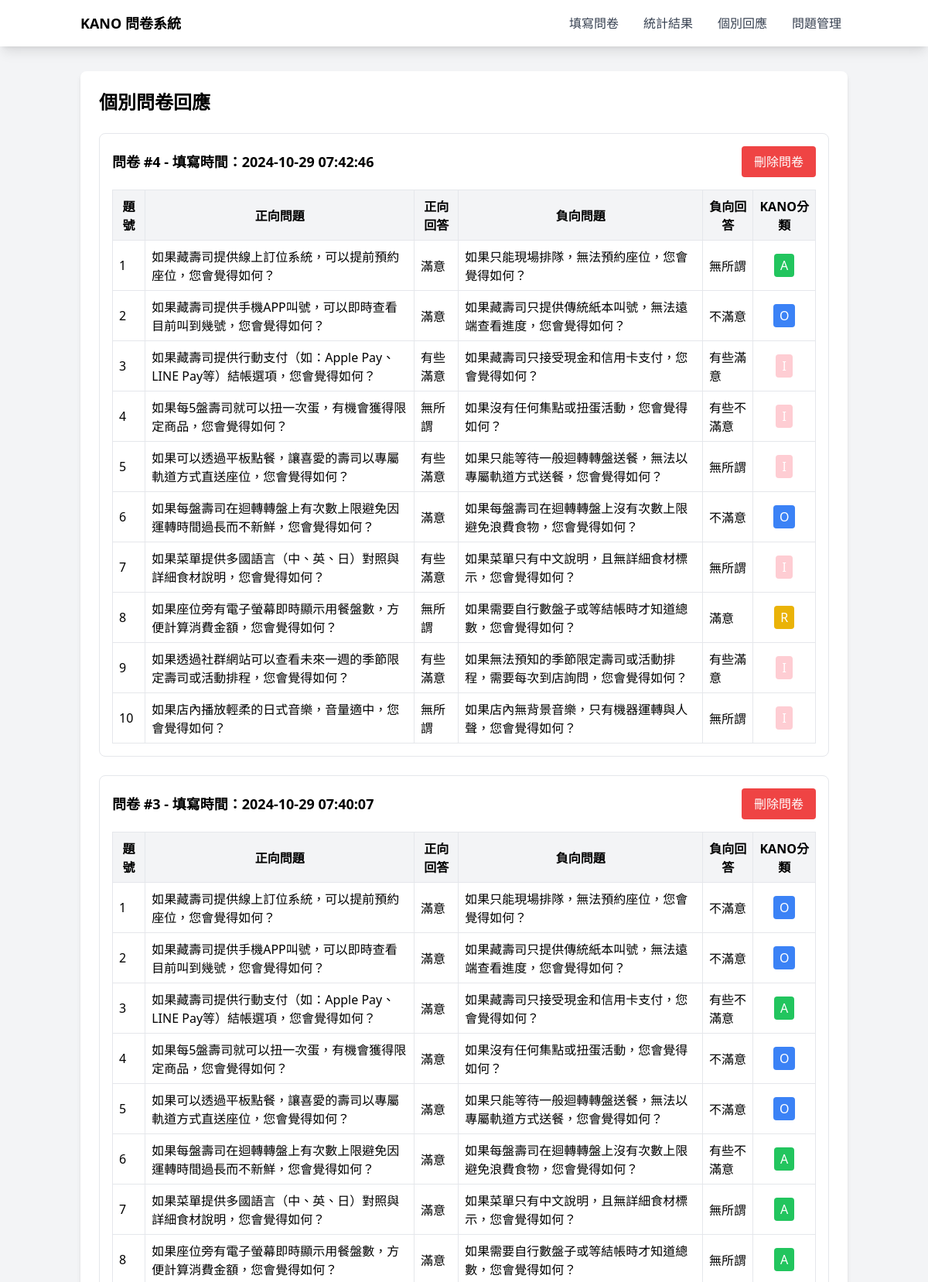
The app's page /responses (upper part) with its own data.
### models.py (models this page shows, shortened)
class Survey(db.Model):
    __tablename__ = 'survey'  # 明確指定資料表名稱
    id = db.Column(db.Integer, primary_key=True)
    timestamp = db.Column(db.DateTime, default=datetime.utcnow)
    responses = db.relationship('Response', backref='survey', lazy=True)

class Response(db.Model):
    __tablename__ = 'response'  # 明確指定資料表名稱
    id = db.Column(db.Integer, primary_key=True)
    survey_id = db.Column(db.Integer, db.ForeignKey('survey.id'), nullable=False)
    question_id = db.Column(db.Integer, nullable=False)
    positive_response = db.Column(db.Integer, nullable=False)
    negative_response = db.Column(db.Integer, nullable=False)
    kano_category = db.Column(db.String(1), nullable=False)

class Question(db.Model):
    __tablename__ = 'question'
    id = db.Column(db.Integer, primary_key=True)
    positive = db.Column(db.Text, nullable=False)  # 正向問題
    negative = db.Column(db.Text, nullable=False)  # 負向問題
    order = db.Column(db.Integer, default=0)       # 問題順序
    active = db.Column(db.Boolean, default=True)   # 是否啟用
    created_at = db.Column(db.DateTime, default=datetime.utcnow)
    updated_at = db.Column(db.DateTime, default=datetime.utcnow, onupdate=datetime.utcnow)

### app.py (the view)
@app.route('/responses')
def view_responses():
    surveys = Survey.query.order_by(Survey.timestamp.desc()).all()
    all_questions = Question.query.all()
    questions_dict = {q.id: q for q in all_questions}
    response_options = {
        1: '滿意',
        2: '有些滿意',
        3: '無所謂',
        4: '有些不滿意',
        5: '不滿意'
    }
    return render_template('responses.html',
                           surveys=surveys,
                           questions=questions_dict,
                           response_options=response_options)

### app.py (called while the page is built)
@app.template_filter('format_datetime')
def format_datetime(value):
    if value is None:
        return ""
    return value.strftime('%Y-%m-%d %H:%M:%S')

@app.context_processor
def utility_processor():
    return {
        'kano_descriptions': kano_descriptions,
    }

@app.context_processor
def utility_processor():
    return {
        'kano_settings': KANO_SETTINGS,
        'kano_colors': KANO_COLORS,
        'kano_text_colors': KANO_TEXT_COLORS,
        'kano_bg_colors': KANO_BG_COLORS,
        'kano_descriptions': KANO_DESCRIPTIONS
    }

### templates/responses.html (shortened to what this page needs)
{% extends "base.html" %}
{% block content %}
<div class="max-w-6xl mx-auto bg-white rounded-lg shadow-md p-6">
    <h1 class="text-2xl font-bold mb-6">個別問卷回應</h1>
    {% if surveys %}
        {% for survey in surveys %}
        <div class="border rounded-lg p-4 mb-6" id="survey-{{ survey.id }}">
            <div class="flex justify-between items-center mb-4">
                <h2 class="text-lg font-semibold">
                    問卷 #{{ survey.id }} - 填寫時間：{{ survey.timestamp|format_datetime }}
                </h2>
                <button
                    onclick="deleteSurvey({{ survey.id }})"
                    class="bg-red-500 text-white px-4 py-2 rounded hover:bg-red-600 focus:outline-none">
                    刪除問卷
                </button>
            </div>
            <table class="w-full border-collapse">
                <thead>
                    <tr class="bg-gray-100">
                        <th class="border p-2">題號</th>
                        <th class="border p-2">正向問題</th>
                        <th class="border p-2">正向回答</th>
                        <th class="border p-2">負向問題</th>
                        <th class="border p-2">負向回答</th>
                        <th class="border p-2">KANO分類</th>
                    </tr>
                </thead>
                <tbody>
                    {% for response in survey.responses %}
                    <tr>
                        <td class="border p-2">{{ response.question_id }}</td>
                        <td class="border p-2">
                             {% if response.question_id in questions %}
                                {{ questions[response.question_id].positive }}
                            {% else %}
                                <span class="text-gray-400">問題已刪除</span>
                            {% endif %}
                        </td>
                        <td class="border p-2">{{ response_options[response.positive_response] }}</td>
                        <td class="border p-2">
                            {% if response.question_id in questions %}
                                {{ questions[response.question_id].negative }}
                            {% else %}
                                <span class="text-gray-400">問題已刪除</span>
                            {% endif %}
                        </td>
                        <td class="border p-2">{{ response_options[response.negative_response] }}</td>
                        <td class="border p-2 text-center">
                            <span class="px-2 py-1 rounded text-white {{ kano_bg_colors[response.kano_category] }}">
                                {{ response.kano_category }}
                            </span>
                        </td>
                    </tr>
                    {% endfor %}
                </tbody>
            </table>
        </div>
        {% endfor %}
    {% else %}
        <div class="text-center py-8 text-gray-500">
            目前還沒有問卷回應
        </div>
    {% endif %}
</div>
{% endblock %}

### records on screen
Survey: id "4", timestamp "2024-10-29 07:42:46"
Response: question_id "1", positive_response "滿意", negative_response "無所謂", kano_category "A"
Question: positive "如果藏壽司提供線上訂位系統，可以提前預約座位，您會覺得如何？", negative "如果只能現場排隊，無法預約座位，您會覺得如何？"
Response: question_id "2", positive_response "滿意", negative_response "不滿意", kano_category "O"
Question: positive "如果藏壽司提供手機APP叫號，可以即時查看目前叫到幾號，您會覺得如何？", negative "如果藏壽司只提供傳統紙本叫號，無法遠端查看進度，您會覺得如何？"
Response: question_id "3", positive_response "有些滿意", negative_response "有些滿意", kano_category "I"
Question: positive "如果藏壽司提供行動支付（如：Apple Pay、LINE Pay等）結帳選項，您會覺得如何？", negative "如果藏壽司只接受現金和信用卡支付，您會覺得如何？"
Response: question_id "4", positive_response "無所謂", negative_response "有些不滿意", kano_category "I"
Question: positive "如果每5盤壽司就可以扭一次蛋，有機會獲得限定商品，您會覺得如何？", negative "如果沒有任何集點或扭蛋活動，您會覺得如何？"
Response: question_id "5", positive_response "有些滿意", negative_response "無所謂", kano_category "I"
Question: positive "如果可以透過平板點餐，讓喜愛的壽司以專屬軌道方式直送座位，您會覺得如何？", negative "如果只能等待一般迴轉轉盤送餐，無法以專屬軌道方式送餐，您會覺得如何？"
Response: question_id "6", positive_response "滿意", negative_response "不滿意", kano_category "O"
Question: positive "如果每盤壽司在迴轉轉盤上有次數上限避免因運轉時間過長而不新鮮，您會覺得如何？", negative "如果每盤壽司在迴轉轉盤上沒有次數上限避免浪費食物，您會覺得如何？"
Response: question_id "7", positive_response "有些滿意", negative_response "無所謂", kano_category "I"
Question: positive "如果菜單提供多國語言（中、英、日）對照與詳細食材說明，您會覺得如何？", negative "如果菜單只有中文說明，且無詳細食材標示，您會覺得如何？"
Response: question_id "8", positive_response "無所謂", negative_response "滿意", kano_category "R"
Question: positive "如果座位旁有電子螢幕即時顯示用餐盤數，方便計算消費金額，您會覺得如何？", negative "如果需要自行數盤子或等結帳時才知道總數，您會覺得如何？"
Response: question_id "9", positive_response "有些滿意", negative_response "有些滿意", kano_category "I"
Question: positive "如果透過社群網站可以查看未來一週的季節限定壽司或活動排程，您會覺得如何？", negative "如果無法預知的季節限定壽司或活動排程，需要每次到店詢問，您會覺得如何？"
Response: question_id "10", positive_response "無所謂", negative_response "無所謂", kano_category "I"
Question: positive "如果店內播放輕柔的日式音樂，音量適中，您會覺得如何？", negative "如果店內無背景音樂，只有機器運轉與人聲，您會覺得如何？"
Survey: id "3", timestamp "2024-10-29 07:40:07"
Response: question_id "1", positive_response "滿意", negative_response "不滿意", kano_category "O"
Response: question_id "2", positive_response "滿意", negative_response "不滿意", kano_category "O"
Response: question_id "3", positive_response "滿意", negative_response "有些不滿意", kano_category "A"
Response: question_id "4", positive_response "滿意", negative_response "不滿意", kano_category "O"
Response: question_id "5", positive_response "滿意", negative_response "不滿意", kano_category "O"
Response: question_id "6", positive_response "滿意", negative_response "有些不滿意", kano_category "A"
Response: question_id "7", positive_response "滿意", negative_response "無所謂", kano_category "A"
Response: question_id "8", positive_response "滿意", negative_response "無所謂", kano_category "A"
